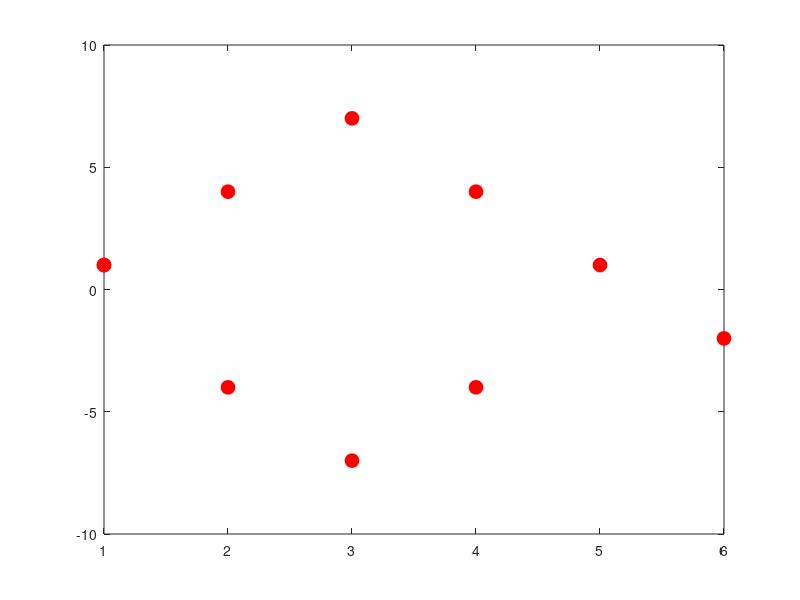

The MATLAB script that drew this image: (Note: this script raises an error after producing the figure.)
% Script to test parametric cubic spline interpolation by making 3 
% parametric plots.
%
% Nicole Deyerl
% Math6316 @ SMU
% Spring 2016

% remove all existing variables
clear 

x=[1,2,3,4,5,6,4,3,2,1]; %10 points
y=[1,4,7,4,1,-2,-4,-7,-4,1];
x=[x;y];
m=2000; % 2000 evaluation points

plot(x(1,:),x(2,:),'ro','MarkerFaceColor','r','MarkerSize',10)
hold on
v = parametric_spline(x, m);
plot(v(1,:),v(2,:),'b')
 
x=[1,2,3,4,5,6,5,4,5,6,7,8,1]; %13 points
y=[0,1,3,6,10,11,7,5,4,3,2,1,0];
x=[x;y];
m=2000; % 2000 evaluation points

figure %new plot
plot(x(1,:),x(2,:),'ro','MarkerFaceColor','r','MarkerSize',10)
hold on
v = parametric_spline(x, m);
plot(v(1,:),v(2,:),'b')
 
x=[1,2,3,4,5,6,7,6,5,4,3,2,1]; %13 points
y=[0,1,3,6,10,11,7,10,12,13,5,3,0];
x=[x;y];
m=2000; % 2000 evaluation points

figure %new plot
plot(x(1,:),x(2,:),'ro','MarkerFaceColor','r','MarkerSize',10)
hold on
v = parametric_spline(x, m);
plot(v(1,:),v(2,:),'b')
